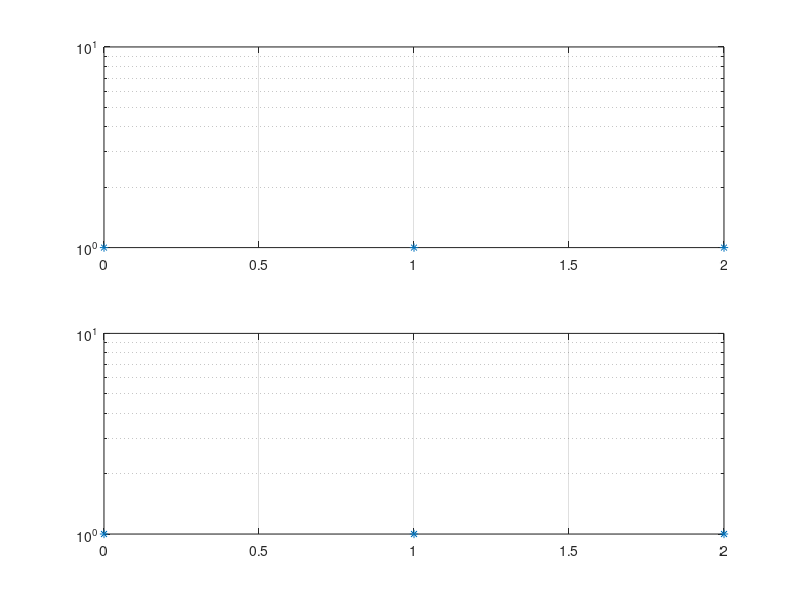

Source code (MATLAB): (Note: this script raises an error after producing the figure.)
if 0
figure(1)
subplot(2,1,1)
    y = [1,1.000001,1.000002];
    plot([0,1,2],y,'*');
    grid on;
subplot(2,1,2)
    plot([0,1,2],y,'*')
    adjust_yticks()
    grid on;

figure(2)
subplot(2,1,1)
    y = [-1,-1.000001,-1.000002];
    plot([0,1,2],y,'*');
    grid on;
subplot(2,1,2)
    plot([0,1,2],y,'*')
    adjust_yticks()
    grid on;

figure(3)
subplot(2,1,1)
    y = [-0.000001, 0,0.000001];
    plot([0,1,2],y,'*');
    grid on;
subplot(2,1,2)
    plot([0,1,2],y,'*')
    adjust_yticks()
    grid on;

figure(4)
subplot(2,1,1)
    y = [-1,-1.000001,-1.000002];
    plot([0,1,2],y,'*');
    grid on;
subplot(2,1,2)
    plot([0,1,2],y,'*')
    adjust_yticks()
    grid on;

figure(5)
subplot(2,1,1)
    y = [-0.000001, 0,0.000001];
    plot([0,1,2],y,'*');
    grid on;
    set(gca,'YLim',[1,1+40e-7])    
subplot(2,1,2)
    plot([0,1,2],y,'*')
    grid on;
    adjust_yticks()
    set(gca,'YLim',[1,1+40e-7])
end

figure(6)
subplot(2,1,1)
    y = [1,1.000001,1.000002];
    semilogy([0,1,2],y,'*');
    grid on;
subplot(2,1,2)
    semilogy([0,1,2],y,'*')
    grid on;
    adjust_yticks(1e-4);
    set(gca,'YLim',[1,1+40e-7])
    
